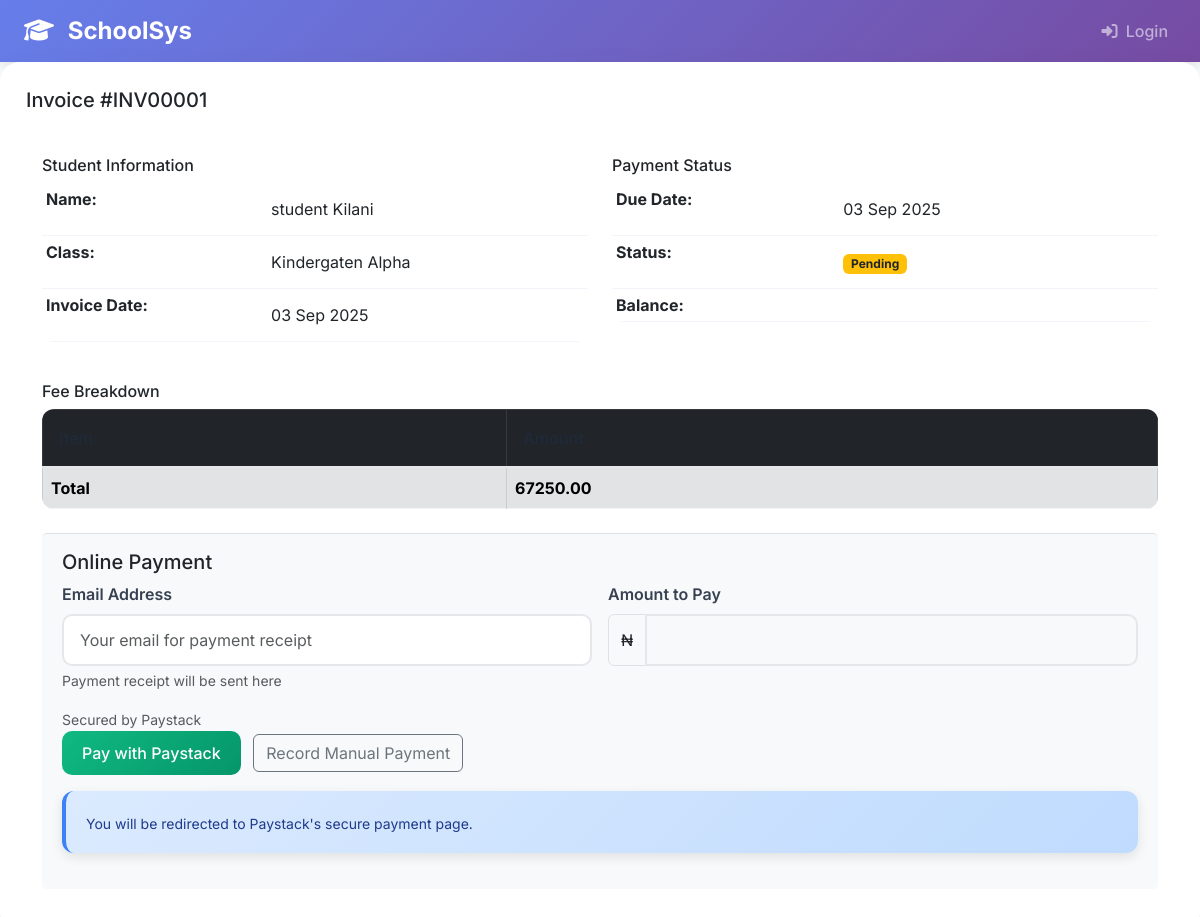
Screenshot of /finance/invoices/1/ with the database file from the repository.
### finance/models.py (models this page shows, shortened)
class Invoice(models.Model):
    student = models.ForeignKey('students.Student', on_delete=models.CASCADE)
    fee_structure = models.ForeignKey(FeeStructure, on_delete=models.PROTECT)
    invoice_number = models.CharField(max_length=20, unique=True)
    issue_date = models.DateField(auto_now_add=True)
    due_date = models.DateField()
    notes = models.TextField(blank=True, null=True, help_text="Additional information about this invoice")
    is_paid = models.BooleanField(default=False)
    class Meta:
        ordering = ['-issue_date']
    @property
    def total_amount(self):
        return self.fee_structure.total_amount

class FeeStructure(models.Model):
    name = models.CharField(max_length=100)  # e.g., "Primary 1 Fees 2023"
    class_level = models.ForeignKey(Class, on_delete=models.CASCADE)
    term = models.ForeignKey('core.SchoolTerm', on_delete=models.CASCADE)
    is_active = models.BooleanField(default=True)
    date_created = models.DateField(auto_now_add=True)
    created_by = models.ForeignKey('core.User', on_delete=models.SET_NULL, null=True)
    class Meta:
        unique_together = ('class_level', 'term')
        ordering = ['term__start_date', 'class_level__level']
    @property
    def total_amount(self):
        return sum(item.amount for item in self.feestructureitem_set.all())

class FeeStructureItem(models.Model):
    fee_structure = models.ForeignKey(FeeStructure, on_delete=models.CASCADE)
    fee_item = models.ForeignKey(FeeItem, on_delete=models.PROTECT)
    amount = models.DecimalField(max_digits=10, decimal_places=2)
    class Meta:
        unique_together = ('fee_structure', 'fee_item')
        ordering = ['fee_item__category__name', 'fee_item__name']

### students/models.py (models this page shows, shortened)
class Student(models.Model):
    GENDER_CHOICES = (
        ('M', 'Male'),
        ('F', 'Female'),
    )
    user = models.OneToOneField(User, on_delete=models.CASCADE)
    student_id = models.CharField(max_length=20, unique=True)
    date_of_birth = models.DateField()
    gender = models.CharField(max_length=1, choices=GENDER_CHOICES)
    admission_date = models.DateField()
    current_class = models.ForeignKey('academics.Class', on_delete=models.SET_NULL, null=True)
    photo = models.ImageField(upload_to='students/photos/', blank=True)
    is_active = models.BooleanField(default=True)

### core/models.py (models this page shows, shortened)
class User(AbstractUser):
    USER_TYPE_CHOICES = (
        ('admin', 'Administrator'),
        ('teacher', 'Teacher'),
        ('parent', 'Parent'),
        ('student', 'Student'),
        ('accountant', 'Accountant'),
    )
    user_type = models.CharField(max_length=10, choices=USER_TYPE_CHOICES)
    phone = models.CharField(max_length=15, blank=True)
    is_approved = models.BooleanField(default=False)  # For admin approval

### academics/models.py (models this page shows, shortened)
class Class(models.Model):
    ARM_CHOICES = (
        ('Alpha', 'Alpha'),
        ('Beta', 'Beta'),
        ('Gamma', 'Gamma'),
        ('Delta', 'Delta'),
    )
    name = models.CharField(max_length=50)  # "Primary 1", "Primary 2"
    short_name = models.CharField(max_length=10)  # "P1", "P2"
    level = models.PositiveSmallIntegerField()  # 1-6 for primary school
    arm = models.CharField(max_length=20, blank=True, null=True, choices=ARM_CHOICES,default="Alpha")  # "Alpha", "Beta", "Gamma"
    class Meta:
        unique_together = ('level', 'arm')  # Prevents duplicate P1 Alpha
        ordering = ['level', 'arm']
    def __str__(self):
        if self.arm:
            return f"{self.name} {self.arm}"
        return self.name

### finance/views.py (the view)
# urls.py: path('invoices/<int:pk>/', views.InvoiceDetailView.as_view(), name='invoice_detail'),
class InvoiceDetailView(DetailView):
    model = Invoice
    template_name = 'finance/invoice_detail.html'
    def get_context_data(self, **kwargs):
        context = super().get_context_data(**kwargs)
        context['line_items'] = self.object.invoicelineitem_set.all()
        context['payments'] = self.object.payment_set.all()
        context['balance'] = self.object.total_amount - sum(
            p.amount for p in self.object.payment_set.all()
        )
        return context

### templates/finance/invoice_detail.html (shortened to what this page needs)
{% extends 'core/base.html' %}
{% block content %}
<div class="card">
    <div class="card-header">
        <h5>Invoice #{{ invoice.invoice_number }}</h5>
    </div>
    <div class="card-body">
        <div class="row mb-4">
            <div class="col-md-6">
                <h6>Student Information</h6>
                <table class="table table-sm">
                    <tr>
                        <th>Name:</th>
                        <td>{{ invoice.student.user.get_full_name }}</td>
                    </tr>
                    <tr>
                        <th>Class:</th>
                        <td>{{ invoice.student.current_class }}</td>
                    </tr>
                    <tr>
                        <th>Invoice Date:</th>
                        <td>{{ invoice.issue_date|date:"d M Y" }}</td>
                    </tr>
                </table>
            </div>
            <div class="col-md-6">
                <h6>Payment Status</h6>
                <table class="table table-sm">
                    <tr>
                        <th>Due Date:</th>
                        <td>{{ invoice.due_date|date:"d M Y" }}</td>
                    </tr>
                    <tr>
                        <th>Status:</th>
                        <td>
                            {% if invoice.is_paid %}
                            <span class="badge bg-success">Paid</span>
                            {% else %}
                            <span class="badge bg-warning text-dark">Pending</span>
                            {% endif %}
                        </td>
                    </tr>
                    <tr>
                        <th>Balance:</th>
                        <td>{{ invoice.balance|floatformat:2 }}</td>
                    </tr>
                </table>
            </div>
        </div>
        <h6>Fee Breakdown</h6>
        <table class="table table-bordered">
            <thead class="table-dark">
                <tr>
                    <th>Item</th>
                    <th>Amount</th>
                </tr>
            </thead>
            <tbody>
                <tr class="table-secondary">
                    <th>Total</th>
                    <th>{{ invoice.total_amount }}</th>
                </tr>
            </tbody>
        </table>
        <div class="mt-4">
            {% if not invoice.is_paid %}
                <div class="payment-section border-top pt-3">
                    <h5>Online Payment</h5>
                    <form method="post" action="{% url 'initiate_payment' invoice.id %}" id="paymentForm">
                        <div class="row g-3">
                            <div class="col-md-6">
                                <label for="email" class="form-label">Email Address</label>
                                <input type="email"
                                       name="email"
                                       class="form-control"
                                       id="email"
                                       value="{{ request.user.email }}"
                                       required
                                       placeholder="Your email for payment receipt">
                                <div class="form-text">Payment receipt will be sent here</div>
                            </div>
                            <div class="col-md-6">
                                <label class="form-label">Amount to Pay</label>
                                <div class="input-group">
                                    <span class="input-group-text">₦</span>
                                    <input type="text"
                                           class="form-control bg-light"
                                           value="{{ invoice.balance|floatformat:2 }}"
                                           readonly>
                                </div>
                            </div>
                        </div>
                        <div class="mt-3">
                            <div class="mt-2">
                                <small class="text-muted">
                                     Secured by Paystack
                                </small>
                            </div>
                            <button type="submit" class="btn btn-success" id="payButton">
                                 Pay with Paystack
                            </button>
                            <a href="#" class="btn btn-outline-secondary ms-2">
                                 Record Manual Payment
                            </a>
                        </div>
                    </form>
                    <div class="alert alert-info mt-3">
                        <small>
                             You will be redirected to Paystack's secure payment page.
                        </small>
                    </div>
                </div>
            {% else %}
                <div class="alert alert-success">
                    <i class="bi bi-check-circle"></i> This invoice has been fully paid.
                </div>
            {% endif %}
        </div>
    </div>
</div>
{% endblock %}

### templates/core/base.html (style rules this page uses)
* { margin: 0; padding: 0; box-sizing: border-box; }
body { font-family: 'Inter', -apple-system, BlinkMacSystemFont, sans-serif; background-color: #f8fafc; color: #333; min-height: 100vh; }
.alert { border-radius: 12px; border: none; padding: 16px 20px; margin-bottom: 16px; box-shadow: 0 4px 12px rgba(0, 0, 0, 0.1); display: flex; align-items: center; gap: 12px; }
.alert-info { background: linear-gradient(135deg, #dbeafe 0%, #bfdbfe 100%); color: #1e3a8a; border-left: 4px solid #3b82f6; }
.card { background: rgba(255, 255, 255, 0.95); backdrop-filter: blur(20px); border-radius: 20px; padding: 25px; box-shadow: 0 20px 40px rgba(0, 0, 0, 0.08); border: 1px solid rgba(255, 255, 255, 0.2); transition: transform 0.3s ease, box-shadow 0.3s ease; margin-bottom: 25px; }
.card-header { display: flex; align-items: center; justify-content: space-between; margin-bottom: 20px; padding: 0; background: transparent; border: none; }
.btn-success { background: linear-gradient(135deg, #10b981, #059669); border: none; border-radius: 10px; padding: 10px 20px; font-weight: 500; }
.form-control, .form-select { border-radius: 10px; border: 2px solid #e5e7eb; padding: 12px 16px; transition: all 0.3s ease; }
.form-label { font-weight: 600; color: #374151; margin-bottom: 8px; }
.table { background: white; border-radius: 12px; overflow: hidden; }
.table thead { background: linear-gradient(135deg, #f8fafc, #f1f5f9); }
.table thead th { font-weight: 600; color: #1f2937; border-bottom: 2px solid #e5e7eb; padding: 16px; }
.table tbody td { padding: 14px 16px; vertical-align: middle; }
.table tbody tr { border-bottom: 1px solid #f1f5f9; transition: background-color 0.2s; }

### templates/finance/invoice_detail.html (style rules this page uses)
.payment-section { background-color: #f8f9fa; border-radius: 5px; padding: 20px; }

### rows the page displays
Invoice: invoice_number "INV00001", student.user.get_full_name "student Kilani", student.current_class "Kindergaten Alpha", issue_date "03 Sep 2025", due_date "03 Sep 2025", total_amount "67250.00"
